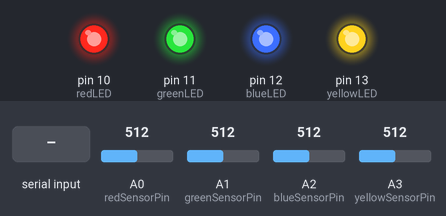
The sketch below on a simulated Arduino Uno, built with avr-gcc and run on an emulated ATmega328P. Shown: output pins drawn as LEDs (lit = HIGH). Inputs (shaded band) come from the test bench; at power-on: A0 (redSensorPin) = 512, A1 (greenSensorPin) = 512, A2 (blueSensorPin) = 512, A3 (yellowSensorPin) = 512. What the sketch prints to the serial monitor is not drawn.

Above: at 1.2 s.
1.3 s: "H" received over Serial
Timing chart, 0 to 4.3 s (numbered marks = the images above; inputs shaded):
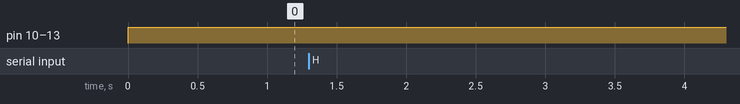

Measured:
- after the input at 1.3 s, every drawn part: stays the same

The sketch:

ControllerSketch.ino
```cpp
int redSensorPin = 0;
int greenSensorPin = 1;     // the cell and 10K pulldown are connected to a0
int blueSensorPin = 2;
int yellowSensorPin = 3;

int redReading;
int greenReading;     // analog reading from the sensor for green
int blueReading;
int yellowReading;

int redLED = 10;            // Red LED to pin 10
int greenLED = 11;          // Green LED to pin 11
int blueLED = 12;           // Blue LED to pin 12
int yellowLED = 13;         // Yellow LED to pin 13

byte incomingByte;      // a variable to read incoming serial data into

void setup(void) {
  // debugging information via the Serial monitor
  Serial.begin(115200);
  pinMode(redLED, OUTPUT);
  pinMode(greenLED, OUTPUT);
  pinMode(blueLED, OUTPUT);
  pinMode(yellowLED, OUTPUT);
}

void loop(void) {
  redReading = analogRead(redSensorPin);
  greenReading = analogRead(greenSensorPin);
  blueReading = analogRead(blueSensorPin);
  yellowReading = analogRead(yellowSensorPin);

  //Serial.print("Red = ");
  //Serial.print(redReading);     // the raw analog reading
  //Serial.print("- Green = ");
  //Serial.print(greenReading);     // the raw analog reading
  //Serial.print("- Blue = ");
  //Serial.print(blueReading);     // the raw analog reading
  //Serial.print("- Yellow = ");
  //Serial.println(yellowReading);     // the raw analog reading

  digitalWrite(redLED, HIGH);
  digitalWrite(greenLED, HIGH);
  digitalWrite(blueLED, HIGH);
  digitalWrite(yellowLED, HIGH);

   // see if there's incoming serial data:
 if (Serial.available() > 0) {
   // read the oldest byte in the serial buffer:
   incomingByte = Serial.read();
   // if it's a capital H:
   if (incomingByte == 'H') {
     padPrint(redReading,4);
     padPrint(greenReading,4);
     padPrint(blueReading,4);
     padPrint(yellowReading,4);
     Serial.println();
   }
 }
}

// padPrint pattern found on arduino forums "http://forum.arduino.cc/index.php?topic=42155.0"
void padPrint( int value, int width)
{
// pads values with leading zeros to make the given width
char valueStr[6]; // large enough to hold an int
  itoa (value, valueStr, 10);
  int len = strlen(valueStr);
  if(len < width){
    len = width-len;
    while(len--){
     Serial.print('0');
  }
 Serial.print(valueStr);
}
}
```
